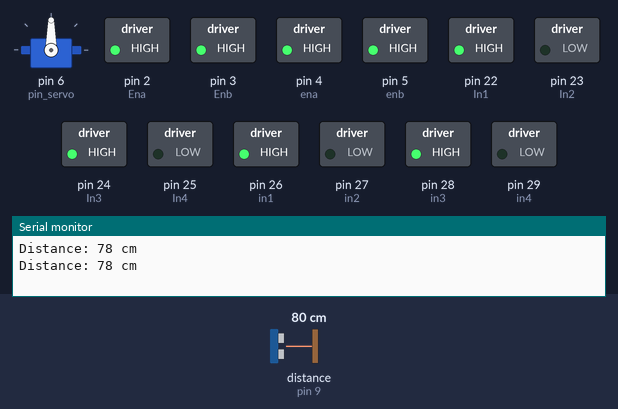
Bench run of a sketch on a simulated Arduino Mega 2560, built with avr-gcc and run on an emulated ATmega2560. On the bench: servo, switched loads named in the sketch (green lamp = pin HIGH), the last lines printed to the serial monitor. Wiring (inferred from the names in the program): ultrasonic range finder: trigger pin 8; echo pin 9. Inputs (shaded band) come from the test bench; at power-on: distance to the obstacle (sensor on pin 9) 80 cm. The echo pulse lasts 58.3 µs per cm; pins used as bus, display or sensor lines are not drawn.

Above: at 2.9 s.
3.0 s: distance to the obstacle (sensor on pin 9) set to 29 cm
At 4.3 s:
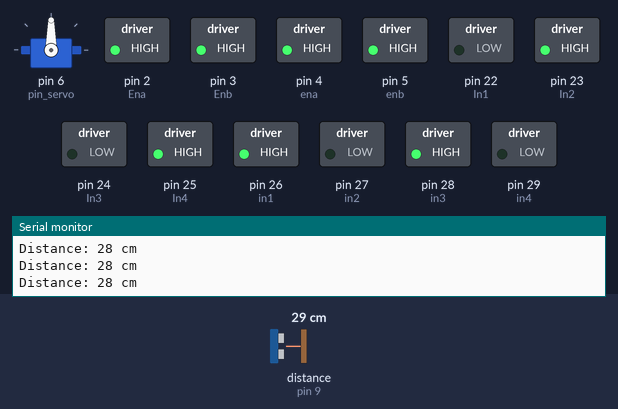
4.6 s: distance to the obstacle (sensor on pin 9) set to 23 cm
At 5.9 s:
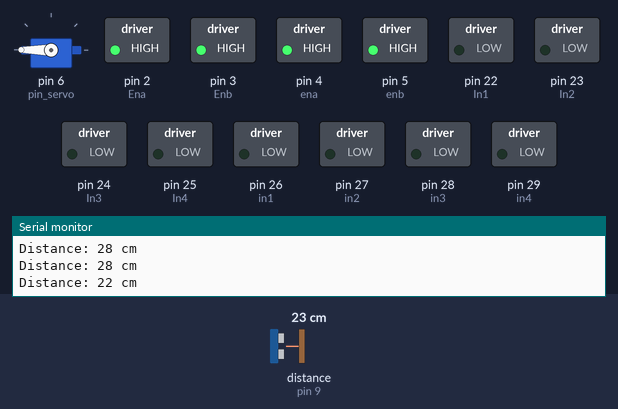
At 6.7 s:
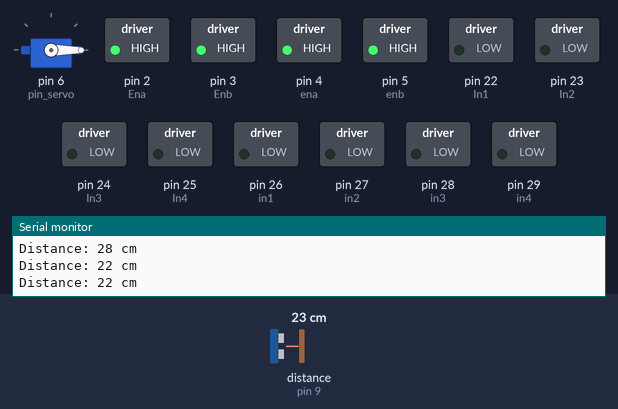
Timing chart, 0 to 13.6 s (numbered marks = the images above; inputs shaded):
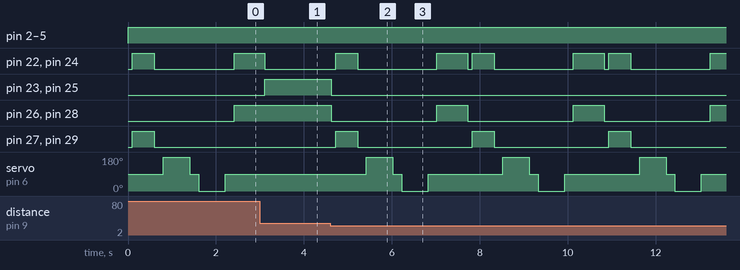

Measured:
- the behaviour switches between 27 and 26 cm on distance to the obstacle (sensor on pin 9) (found by bisection; images 1 and 2)
- after the input at 4.6 s, pin 22 (In1): LOW → HIGH after 0.12 s, then repeats every 3.1 s: LOW 1.8 s, HIGH 0.70 s, LOW 0.10 s, HIGH 0.50 s; pin 23 (In2): HIGH → LOW at once

The sketch:

Arduino1.ino.ino
```cpp
#include <Servo.h>
#define Trig 8
#define Echo 9

//Ultrasonik/Jarak
int duration;
int distance;
int JarakKanan = 0;
int JarakKiri = 0;

//Motor Kanan
int In1 = 22;
int In2 = 23;
int In3 = 24;
int In4 = 25;
int Ena = 2;
int Enb = 3;

//Motor Kiri
int in1 = 26;
int in2 = 27;
int in3 = 28;
int in4 = 29;
int ena = 4;
int enb = 5;

//Speed & GigiBiru
int Speed = 100;
int data;

//Mg90
int pin_servo = 6;
Servo myservo;
int sudut = 0;

void setup(){
  Serial.begin(9600);
  myservo.write(90);

  //Ultrasonik/Jarak+Mg90
  pinMode(Trig, OUTPUT);
  pinMode(Echo, INPUT);
  myservo.attach(pin_servo);

  //Motor Kanan
  pinMode(In1, OUTPUT);
  pinMode(In2, OUTPUT);
  pinMode(In3, OUTPUT);
  pinMode(In4, OUTPUT);
  pinMode(Ena, OUTPUT);
  pinMode(Enb, OUTPUT);

  //Motor Kiri
  pinMode(in1, OUTPUT);
  pinMode(in2, OUTPUT);
  pinMode(in3, OUTPUT);
  pinMode(in4, OUTPUT);
  pinMode(ena, OUTPUT);
  pinMode(enb, OUTPUT);
}

void loop(){
  if(distance <= 25){
    Stop();
    delay(100);
    Backward();
    delay(500);
    Stop();
    delay(200);
    JarakKanan = lihatKanan();
    delay(200);
    JarakKiri = lihatKiri();
    delay(200);

    if(JarakKanan>=JarakKiri){
      MajuKanan();
      Stop();
    }
    else{
      MajuKiri();
      Stop();
    }
  }
  else{
    Forward();
  }
  BacaJarak();
}
//_______________________________________ALL_FUNCTION________________________
void Stop(){
  digitalWrite(In1, LOW);     //Backward
  digitalWrite(In2, LOW);    //Forward
  digitalWrite(In3, LOW);     //B
  digitalWrite(In4, LOW);    //F
  digitalWrite(Ena, Speed);
  digitalWrite(Enb, Speed);

  digitalWrite(in1, LOW);     //F
  digitalWrite(in2, LOW);      //B
  digitalWrite(in3, LOW);     //F
  digitalWrite(in4, LOW);      //B
  digitalWrite(ena, Speed);
  digitalWrite(enb, Speed);
}

void Forward(){
  digitalWrite(In1, LOW);     //Backward
  digitalWrite(In2, HIGH);    //Forward
  digitalWrite(In3, LOW);     //B
  digitalWrite(In4, HIGH);    //F
  digitalWrite(Ena, Speed);
  digitalWrite(Enb, Speed);

  digitalWrite(in1, HIGH);     //F
  digitalWrite(in2, LOW);      //B
  digitalWrite(in3, HIGH);     //F
  digitalWrite(in4, LOW);      //B
  digitalWrite(ena, Speed);
  digitalWrite(enb, Speed);
}

void Backward(){
  digitalWrite(In1, HIGH);     //Backward
  digitalWrite(In2, LOW);    //Forward
  digitalWrite(In3, HIGH);     //B
  digitalWrite(In4, LOW);    //F
  digitalWrite(Ena, Speed);
  digitalWrite(Enb, Speed);

  digitalWrite(in1, LOW);     //F
  digitalWrite(in2, HIGH);      //B
  digitalWrite(in3, LOW);     //F
  digitalWrite(in4, HIGH);      //B
  digitalWrite(ena, Speed);
  digitalWrite(enb, Speed);
}

void MajuKanan(){
  digitalWrite(In1, HIGH);     //Backward
  digitalWrite(In2, LOW);    //Forward
  digitalWrite(In3, HIGH);     //B
  digitalWrite(In4, LOW);    //F
  digitalWrite(Ena, Speed);
  digitalWrite(Enb, Speed);

  digitalWrite(in1, HIGH);     //F
  digitalWrite(in2, LOW);      //B
  digitalWrite(in3, HIGH);     //F
  digitalWrite(in4, LOW);      //B
  digitalWrite(ena, Speed);
  digitalWrite(enb, Speed);
  delay(700);

  Forward();
}

void MajuKiri(){
  digitalWrite(In1, LOW);     //Backward
  digitalWrite(In2, HIGH);    //Forward
  digitalWrite(In3, LOW);     //B
  digitalWrite(In4, HIGH);    //F
  digitalWrite(Ena, Speed);
  digitalWrite(Enb, Speed);

  digitalWrite(in1, LOW);     //F
  digitalWrite(in2, HIGH);      //B
  digitalWrite(in3, LOW);     //F
  digitalWrite(in4, HIGH);      //B
  digitalWrite(ena, Speed);
  digitalWrite(enb, Speed);
  delay(700);

    Forward();
}

int lihatKiri(){
  myservo.write(0);
  delay(500);
  int jarak = BacaJarak();
  delay(100);
  myservo.write(90);
  return jarak;
  delay(100);
}

int lihatKanan(){
  myservo.write(180);
  delay(500);
  int jarak = BacaJarak();
  delay(100);
  myservo.write(90);
  return jarak;
  delay(100);
}

int BacaJarak(){
  digitalWrite(Trig, LOW);
  delayMicroseconds(2);
  digitalWrite(Trig, HIGH);
  delayMicroseconds(10);
  digitalWrite(Trig, LOW);

  duration = pulseIn(Echo, HIGH);
  distance = duration * 0.034 / 2;

  Serial.print("Distance: ");
  Serial.print(distance);
  Serial.println(" cm");

  return distance;
}
```
